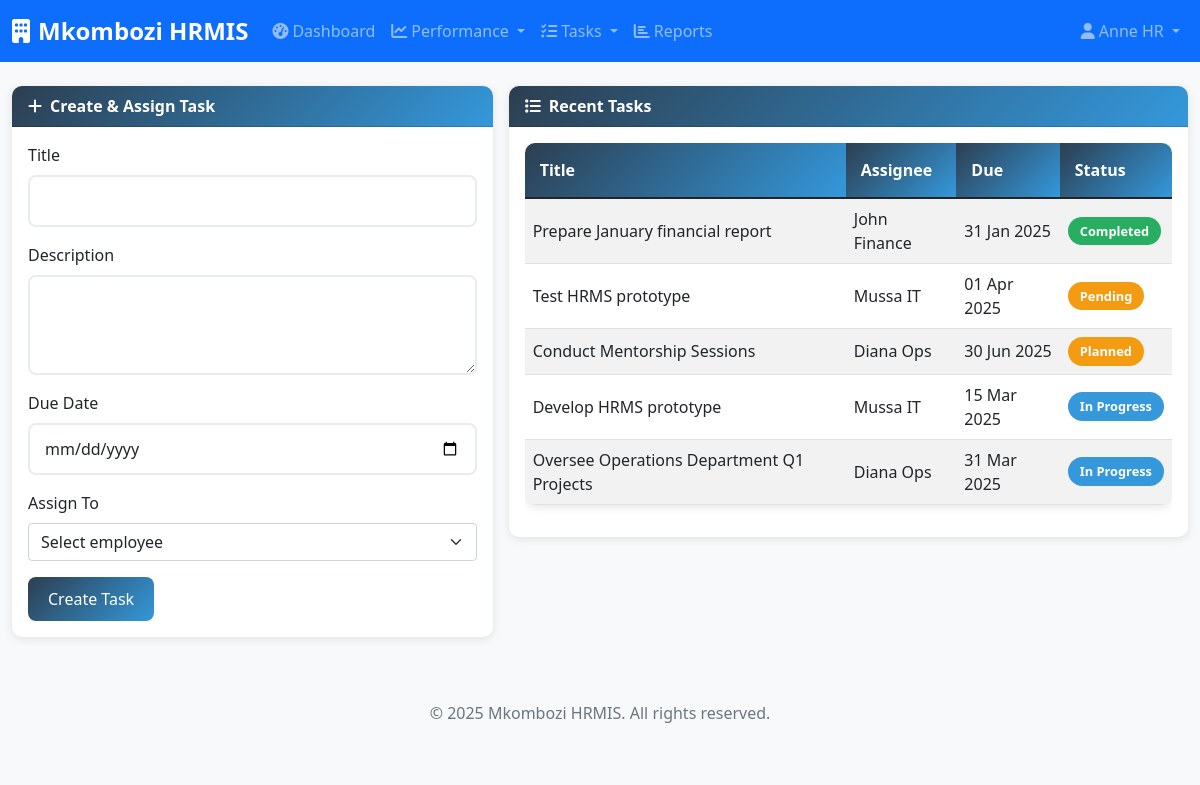
The app's page /assign_tasks.php (signed in) with its own data.
### tables this page shows
CREATE TABLE IF NOT EXISTS `task` (
  `task_id` INT(11) NOT NULL AUTO_INCREMENT,
  `goal_id` INT(11) DEFAULT NULL,
  `title` VARCHAR(200) NOT NULL,
  `description` TEXT DEFAULT NULL,
  `due_date` DATE NOT NULL,
  `status` ENUM('Pending','In Progress','Completed','Overdue','Planned') DEFAULT 'Pending',
  `created_at` TIMESTAMP NOT NULL DEFAULT CURRENT_TIMESTAMP(),
  PRIMARY KEY (`task_id`),
  KEY `goal_id` (`goal_id`),
  CONSTRAINT `task_ibfk_1` FOREIGN KEY (`goal_id`) REFERENCES `goal` (`goal_id`)
);

CREATE TABLE IF NOT EXISTS `user` (
  `user_id` INT(11) NOT NULL AUTO_INCREMENT,
  `name` VARCHAR(150) NOT NULL,
  `email` VARCHAR(150) NOT NULL,
  `password` VARCHAR(255) NOT NULL,
  `role_id` INT(11) NOT NULL,
  `dept_id` INT(11) NOT NULL,
  `created_at` TIMESTAMP NOT NULL DEFAULT CURRENT_TIMESTAMP(),
  PRIMARY KEY (`user_id`),
  UNIQUE KEY `email` (`email`),
  KEY `role_id` (`role_id`),
  KEY `dept_id` (`dept_id`),
  CONSTRAINT `user_ibfk_1` FOREIGN KEY (`role_id`) REFERENCES `role` (`role_id`),
  CONSTRAINT `user_ibfk_2` FOREIGN KEY (`dept_id`) REFERENCES `department` (`dept_id`)
);

### config/config.php (called while the page is built, shortened)
<?php
function formatDate($date) {
    return date('d M Y', strtotime($date));
}
?>

### assign_tasks.php (the view, shortened to what this page needs)
<?php
require_once __DIR__ . '/config/config.php';
$db = new Database();
$conn = $db->getConnection();
include __DIR__ . '/includes/header.php';
?>
<div class="row g-3">
    <div class="col-lg-5">
        <div class="card">
            <div class="card-header"><i class="fas fa-plus me-2"></i>Create & Assign Task</div>
            <div class="card-body">
                <form method="post">
                    <div class="mb-3">
                        <label class="form-label">Title</label>
                        <input type="text" name="title" class="form-control" required>
                    </div>
                    <div class="mb-3">
                        <label class="form-label">Description</label>
                        <textarea name="description" class="form-control" rows="3"></textarea>
                    </div>
                    <div class="mb-3">
                        <label class="form-label">Due Date</label>
                        <input type="date" name="due_date" class="form-control" required>
                    </div>
                    <div class="mb-3">
                        <label class="form-label">Assign To</label>
                        <select name="assignee" class="form-select" required>
                            <option value="">Select employee</option>
                        </select>
                    </div>
                    <button type="submit" name="create_task" class="btn btn-primary">Create Task</button>
                </form>
            </div>
        </div>
    </div>
    <div class="col-lg-7">
        <div class="card">
            <div class="card-header"><i class="fas fa-list me-2"></i>Recent Tasks</div>
            <div class="card-body">
                <div class="table-responsive">
                    <table class="table table-striped align-middle">
                        <thead>
                            <tr>
                                <th>Title</th>
                                <th>Assignee</th>
                                <th>Due</th>
                                <th>Status</th>
                            </tr>
                        </thead>
                        <tbody>
                            <?php
                            $rows = $conn->query("SELECT t.title, t.due_date, t.status, u.name AS assignee FROM task t JOIN task_assignment ta ON t.task_id = ta.task_id JOIN user u ON ta.user_id = u.user_id ORDER BY t.created_at DESC LIMIT 15")->fetchAll(PDO::FETCH_ASSOC);
                            if (!$rows) {
                                echo '<tr><td colspan="4" class="text-center text-muted">No tasks yet.</td></tr>';
                            } else {
                                foreach ($rows as $r) {
                                    $badge = 'status-pending';
                                    if ($r['status'] === 'Completed') $badge = 'status-completed';
                                    elseif ($r['status'] === 'In Progress') $badge = 'status-in-progress';
                                    elseif ($r['status'] === 'Overdue') $badge = 'status-overdue';
                                    echo '<tr>';
                                    echo '<td>' . htmlspecialchars($r['title']) . '</td>';
                                    echo '<td>' . htmlspecialchars($r['assignee']) . '</td>';
                                    echo '<td>' . htmlspecialchars(formatDate($r['due_date'])) . '</td>';
                                    echo '<td><span class="badge ' . $badge . '">' . htmlspecialchars($r['status']) . '</span></td>';
                                    echo '</tr>';
                                }
                            }
                            ?>
                        </tbody>
                    </table>
                </div>
            </div>
        </div>
    </div>
</div>
<?php include __DIR__ . '/includes/footer.php'; ?>

### assets/css/style.css (style rules this page uses)
:root { --primary-color: #2c3e50; --secondary-color: #3498db; --success-color: #27ae60; --warning-color: #f39c12; --danger-color: #e74c3c; --light-color: #ecf0f1; --dark-color: #2c3e50; }
body { font-family: 'Segoe UI', Tahoma, Geneva, Verdana, sans-serif; background-color: #f8f9fa; }
.card { border: none; border-radius: 10px; box-shadow: 0 2px 10px rgba(0,0,0,0.1); transition: transform 0.3s ease; }
.card-header { background: linear-gradient(135deg, var(--primary-color), var(--secondary-color)); color: white; border-radius: 10px 10px 0 0 !important; font-weight: 600; }
.btn-primary { background: linear-gradient(135deg, var(--primary-color), var(--secondary-color)); border: none; border-radius: 8px; padding: 10px 20px; font-weight: 500; transition: all 0.3s ease; }
.table { border-radius: 10px; overflow: hidden; box-shadow: 0 2px 10px rgba(0,0,0,0.1); }
.table thead th { background: linear-gradient(135deg, var(--primary-color), var(--secondary-color)); color: white; border: none; font-weight: 600; padding: 15px; }
.table tbody tr { transition: background-color 0.3s ease; }
.badge { font-size: 0.8rem; padding: 8px 12px; border-radius: 20px; }
.status-pending { background-color: var(--warning-color); color: white; }
.status-in-progress { background-color: var(--secondary-color); color: white; }
.status-completed { background-color: var(--success-color); color: white; }
.form-control { border-radius: 8px; border: 2px solid #e9ecef; padding: 12px 15px; transition: all 0.3s ease; }

### records on screen
task: title "Prepare January financial report", user.name "John Finance", due_date "31 Jan 2025", status "Completed"
task: title "Test HRMS prototype", user.name "Mussa IT", due_date "01 Apr 2025", status "Pending"
task: title "Conduct Mentorship Sessions", user.name "Diana Ops", due_date "30 Jun 2025", status "Planned"
task: title "Develop HRMS prototype", user.name "Mussa IT", due_date "15 Mar 2025", status "In Progress"
task: title "Oversee Operations Department Q1 Projects", user.name "Diana Ops", due_date "31 Mar 2025", status "In Progress"

### other values on screen
APP_NAME "Mkombozi HRMIS"
$_SESSION['name'] "Anne HR"
